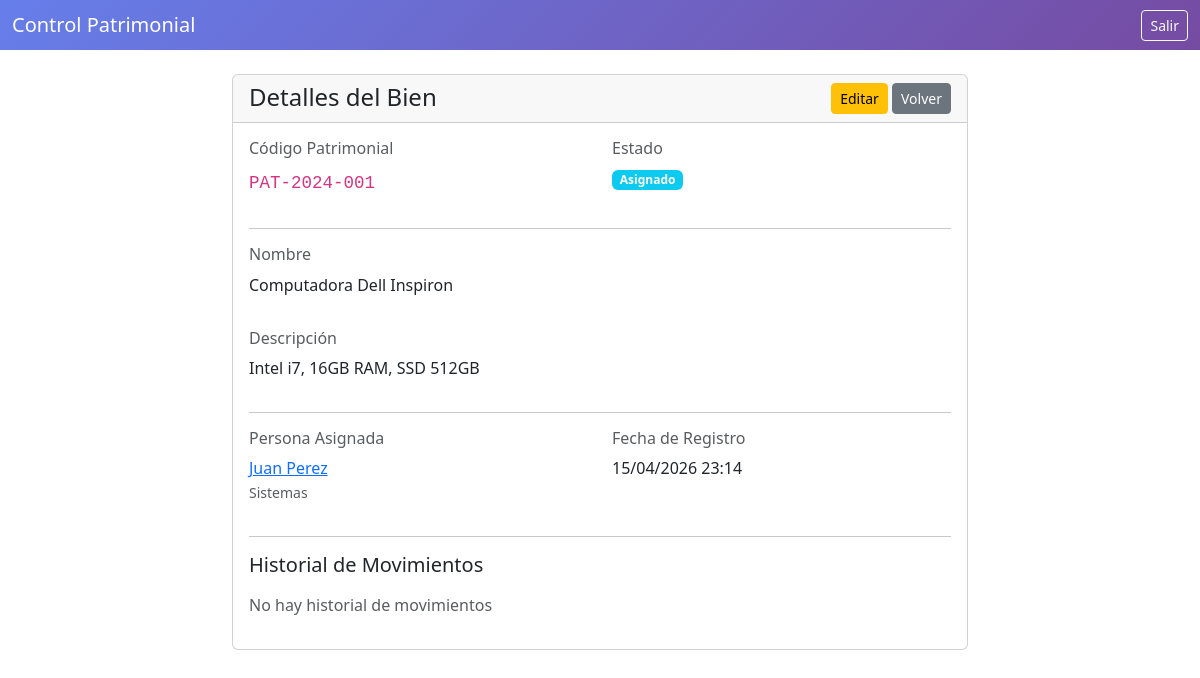
/frontend/ver-bien.php?id=1 (signed in), run on the app's committed database.
### tables this page shows
CREATE TABLE IF NOT EXISTS bienes (
    id INT AUTO_INCREMENT PRIMARY KEY,
    codigo_patrimonial VARCHAR(50) UNIQUE NOT NULL,
    nombre VARCHAR(100) NOT NULL,
    descripcion TEXT,
    estado VARCHAR(50),
    persona_id INT,
    fecha_registro TIMESTAMP DEFAULT CURRENT_TIMESTAMP,
    FOREIGN KEY (persona_id) REFERENCES personas(id),
    INDEX idx_codigo (codigo_patrimonial),
    INDEX idx_estado (estado),
    INDEX idx_persona (persona_id)
);

CREATE TABLE IF NOT EXISTS personas (
    id INT AUTO_INCREMENT PRIMARY KEY,
    nombre VARCHAR(100) NOT NULL,
    area VARCHAR(100),
    estado TINYINT DEFAULT 1,
    INDEX idx_nombre (nombre),
    INDEX idx_estado (estado)
);

### backend/BienDAO.php (called while the page is built, shortened)
<?php
class BienDAO {
    private $conn;
    public function __construct($conexion) {
        $this->conn = $conexion;
    }
    public function obtenerPorId($id) {
        $stmt = $this->conn->prepare(
            "SELECT b.id, b.codigo_patrimonial, b.nombre, b.descripcion, b.estado,
                    b.persona_id, p.nombre as persona_nombre, p.area, b.fecha_registro
             FROM bienes b
             LEFT JOIN personas p ON b.persona_id = p.id
             WHERE b.id = ?"
        );
        $stmt->bind_param("i", $id);
        $stmt->execute();
        $resultado = $stmt->get_result();
        return $resultado->fetch_assoc();
    }
}
?>

### backend/HistorialDAO.php (called while the page is built, shortened)
<?php
class HistorialDAO {
    private $conn;
    public function __construct($conexion) {
        $this->conn = $conexion;
    }
    public function obtenerPorBien($bien_id) {
        $stmt = $this->conn->prepare(
            "SELECT h.id, h.bien_id, h.persona_anterior_id, h.persona_nueva_id,
                    h.fecha, h.accion, pa.nombre as persona_anterior, pn.nombre as persona_nueva,
                    b.codigo_patrimonial, b.nombre
             FROM historial h
             LEFT JOIN personas pa ON h.persona_anterior_id = pa.id
             LEFT JOIN personas pn ON h.persona_nueva_id = pn.id
             LEFT JOIN bienes b ON h.bien_id = b.id
             WHERE h.bien_id = ?
             ORDER BY h.fecha DESC"
        );
        $stmt->bind_param("i", $bien_id);
        $stmt->execute();
        $resultado = $stmt->get_result();
        return $resultado->fetch_all(MYSQLI_ASSOC);
    }
}
?>

### frontend/ver-bien.php (the view, shortened to what this page needs)
<?php
require_once dirname(__FILE__) . '/../config/database.php';
require_once dirname(__FILE__) . '/../backend/BienDAO.php';
require_once dirname(__FILE__) . '/../backend/HistorialDAO.php';
$bien_id = intval($_GET['id'] ?? 0);
$bienDAO = new BienDAO($conn);
$historialDAO = new HistorialDAO($conn);
$bien = $bienDAO->obtenerPorId($bien_id);
$historial = $historialDAO->obtenerPorBien($bien_id);
?>
<!DOCTYPE html>
<html lang="es">
<head>
    <link href="https://cdn.jsdelivr.net/npm/bootstrap@5.3.0/dist/css/bootstrap.min.css" rel="stylesheet">
</head>
<body>
    <nav class="navbar navbar-dark" style="background: linear-gradient(135deg, #667eea 0%, #764ba2 100%);">
        <div class="container-fluid">
            <span class="navbar-brand mb-0 h1"><i class="fas fa-chart-line"></i> Control Patrimonial</span>
            <a href="logout.php" class="btn btn-outline-light btn-sm">Salir</a>
        </div>
    </nav>
    <div class="container mt-4">
        <div class="row">
            <div class="col-md-8 offset-md-2">
                <div class="card">
                    <div class="card-header d-flex justify-content-between">
                        <h4 class="mb-0">Detalles del Bien</h4>
                        <div>
                            <a href="editar-bien.php?id=<?php echo $bien['id']; ?>" class="btn btn-sm btn-warning">
                                <i class="fas fa-edit"></i> Editar
                            </a>
                            <a href="bienes.php" class="btn btn-sm btn-secondary">
                                <i class="fas fa-arrow-left"></i> Volver
                            </a>
                        </div>
                    </div>
                    <div class="card-body">
                        <div class="row mb-3">
                            <div class="col-md-6">
                                <h6 class="text-muted">Código Patrimonial</h6>
                                <p class="fs-5"><code><?php echo htmlspecialchars($bien['codigo_patrimonial']); ?></code></p>
                            </div>
                            <div class="col-md-6">
                                <h6 class="text-muted">Estado</h6>
                                <p><span class="badge bg-<?php
                                    echo match($bien['estado']) {
                                        'Disponible' => 'success',
                                        'Asignado' => 'info',
                                        'Dañado' => 'warning',
                                        'Descartado' => 'danger',
                                        default => 'secondary'
                                    };
                                ?>"><?php echo htmlspecialchars($bien['estado']); ?></span></p>
                            </div>
                        </div>
                        <hr>
                        <div class="row mb-3">
                            <div class="col-md-12">
                                <h6 class="text-muted">Nombre</h6>
                                <p class="fs-6"><?php echo htmlspecialchars($bien['nombre']); ?></p>
                            </div>
                        </div>
                        <div class="row mb-3">
                            <div class="col-md-12">
                                <h6 class="text-muted">Descripción</h6>
                                <p><?php echo htmlspecialchars($bien['descripcion'] ?? 'Sin descripción'); ?></p>
                            </div>
                        </div>
                        <hr>
                        <div class="row mb-3">
                            <div class="col-md-6">
                                <h6 class="text-muted">Persona Asignada</h6>
                                <p>
                                    <?php if ($bien['persona_nombre']): ?>
                                        <a href="ver-persona.php?id=<?php echo $bien['persona_id']; ?>">
                                            <?php echo htmlspecialchars($bien['persona_nombre']); ?>
                                        </a>
                                        <br>
                                        <small class="text-muted"><?php echo htmlspecialchars($bien['area']); ?></small>
                                    <?php else: ?>
                                        <em class="text-muted">Sin asignar</em>
                                    <?php endif; ?>
                                </p>
                            </div>
                            <div class="col-md-6">
                                <h6 class="text-muted">Fecha de Registro</h6>
                                <p><?php echo date('d/m/Y H:i', strtotime($bien['fecha_registro'])); ?></p>
                            </div>
                        </div>
                        <hr>
                        <h5 class="mb-3">Historial de Movimientos</h5>
                        <?php if ($historial): ?>
                            <div class="table-responsive">
                                <table class="table table-sm">
                                    <thead>
                                        <tr>
                                            <th>Fecha</th>
                                            <th>De (Persona)</th>
                                            <th>Para (Persona)</th>
                                            <th>Acción</th>
                                        </tr>
                                    </thead>
                                    <tbody>
                                        <?php foreach ($historial as $h): ?>
                                            <tr>
                                                <td><small><?php echo date('d/m/Y H:i', strtotime($h['fecha'])); ?></small></td>
                                                <td><?php echo htmlspecialchars($h['persona_anterior'] ?? '-'); ?></td>
                                                <td><?php echo htmlspecialchars($h['persona_nueva'] ?? '-'); ?></td>
                                                <td><?php echo htmlspecialchars($h['accion']); ?></td>
                                            </tr>
                                        <?php endforeach; ?>
                                    </tbody>
                                </table>
                            </div>
                        <?php else: ?>
                            <p class="text-muted">No hay historial de movimientos</p>
                        <?php endif; ?>
                    </div>
                </div>
            </div>
        </div>
    </div>
</body>
</html>

### data on the page
bienes: codigo_patrimonial "PAT-2024-001", estado "Asignado", nombre "Computadora Dell Inspiron", descripcion "Intel i7, 16GB RAM, SSD 512GB", persona.nombre "Juan Perez", persona.area "Sistemas", fecha_registro "15/04/2026 23:14"
